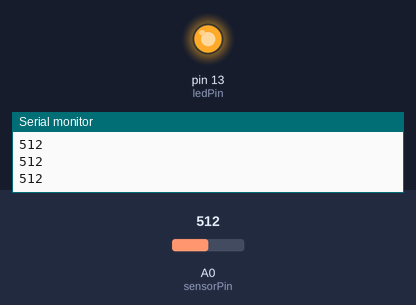
Recording of a sketch running on a simulated Arduino Uno, built with avr-gcc and run on an emulated ATmega328P. Parts: output pins drawn as LEDs (lit = HIGH), the last lines printed to the serial monitor. The inputs (shaded band) are chosen by the test bench; at power-on: A0 (sensorPin) = 512.

Above: at 1.2 s.
1.3 s: A0 (sensorPin) set to 482
At 2.3 s:
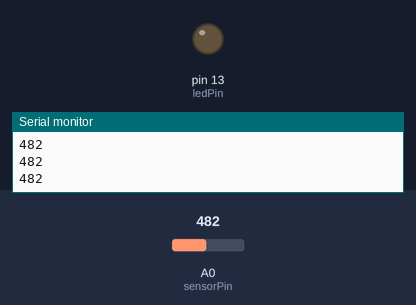
2.8 s: A0 (sensorPin) set to 510
At 3.6 s:
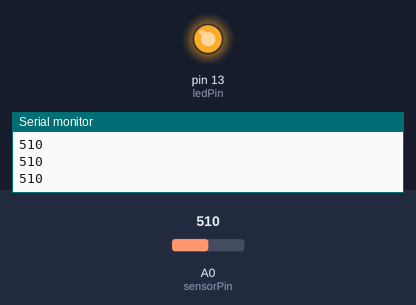
4.3 s: A0 (sensorPin) set to 490
At 4.9 s:
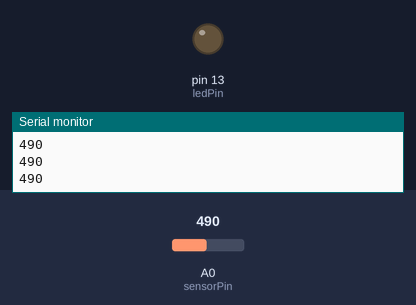
Timing chart, 0 to 7.3 s (numbered marks = the images above; inputs shaded):
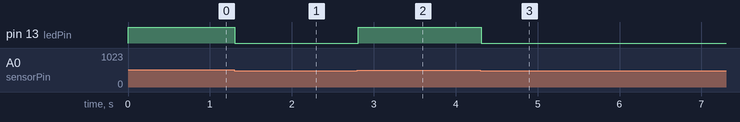

The sketch:

code.ino
```cpp
// potentiometer_read.ino
// reads a potentiometer and sends value over serial
int sensorPin = A0;  // The potentiometer on pin 0
int ledPin = 13;     // The LED is connected on pin 13
int sensorValue;     // variable to stores data

void setup() // runs once when the sketch starts
{
  // make the LED pin (pin 13) an output pin
  pinMode(ledPin, OUTPUT);

  // initialize serial communication
  Serial.begin(115200);
}

void loop() // runs repeatedly after setup() finishes
{
  sensorValue = analogRead(sensorPin);  // read pin A0
  Serial.println(sensorValue);         // send data to serial

  if (sensorValue < 500) {            // less than 500?
    digitalWrite(ledPin, LOW); }     // Turn the LED off

  else {                               // greater than 500?
    digitalWrite(ledPin, HIGH); }     // Keep the LED on

  delay(100);             // Pause 100 milliseconds
}
```

Measured:
- the behaviour switches between 500 and 499 on A0 (sensorPin) (found by bisection; images 0 and 1)
- after the input at 1.3 s, pin 13 (ledPin): HIGH → LOW at once
- after the input at 2.8 s, pin 13 (ledPin): LOW → HIGH at once
- after the input at 4.3 s, pin 13 (ledPin): HIGH → LOW at once
